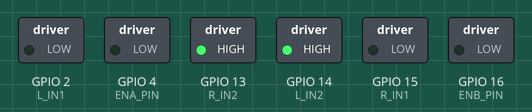
This program was run on a simulated ESP32. Parts: switched loads named in the program (green lamp = pin HIGH). What the program prints to the serial monitor is not drawn.

Above: at 3.05 s.
At 4.5 s:
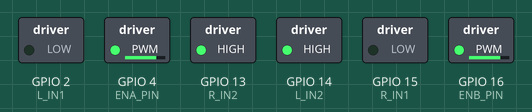
At 6.0 s:
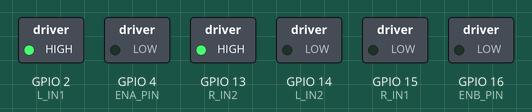
At 8.95 s:
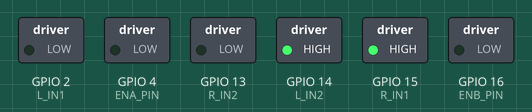
At 11.25 s:
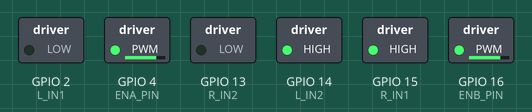
At 14.25 s:
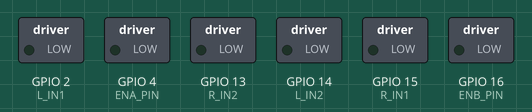
Timing chart, 0 to 16.0 s (numbered marks = the images above):
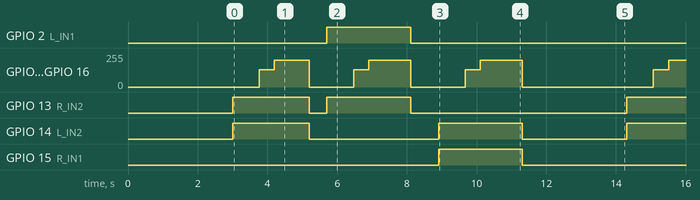

Measured:
- by itself, GPIO 2 (L_IN1), GPIO 15 (R_IN1): alternates HIGH for 2.4 s and LOW for 8.9 s
- by itself, GPIO 13 (R_IN2): repeats every 11.3 s: LOW 0.50 s, HIGH 2.4 s, LOW 6.2 s, HIGH 2.2 s
- by itself, GPIO 14 (L_IN2): repeats every 11.3 s: LOW 3.7 s, HIGH 2.4 s, LOW 3.0 s, HIGH 2.2 s
- by itself, GPIO 4 (ENA_PIN), GPIO 16 (ENB_PIN): 0/255 → 128/255 at 3.8 s, → 199/255 0.43 s later, → 0/255 1.0 s later, → 128/255 1.3 s later, … (31 changes in this stretch)

The program:

main.cpp
```cpp
#include <Arduino.h>

#define ENA_PIN 4
#define ENB_PIN 16
#define L_IN1 2
#define L_IN2 14
#define R_IN1 15
#define R_IN2 13
#define ENA_CH 0
#define ENB_CH 1
#define LEDC_FREQ 5000
#define LEDC_RES 8

bool rightFlip = false;

void setDirectionRaw(bool isRight, int dir) {
  int eff = dir;
  if (isRight && rightFlip) eff = -eff;
  uint8_t a = isRight ? R_IN1 : L_IN1;
  uint8_t b = isRight ? R_IN2 : L_IN2;
  if (eff > 0) { digitalWrite(a, LOW); digitalWrite(b, HIGH); }
  else if (eff < 0) { digitalWrite(a, HIGH); digitalWrite(b, LOW); }
  else { digitalWrite(a, LOW); digitalWrite(b, LOW); }
}

void attachAndZeroPwm() {
  pinMode(ENA_PIN, OUTPUT);
  pinMode(ENB_PIN, OUTPUT);
  digitalWrite(ENA_PIN, LOW);
  digitalWrite(ENB_PIN, LOW);
  ledcSetup(ENA_CH, LEDC_FREQ, LEDC_RES);
  ledcSetup(ENB_CH, LEDC_FREQ, LEDC_RES);
  ledcAttachPin(ENA_PIN, ENA_CH);
  ledcAttachPin(ENB_PIN, ENB_CH);
  ledcWrite(ENA_CH, 0);
  ledcWrite(ENB_CH, 0);
}

void applyPwmBoth(int leftVal, int rightVal) {
  ledcWrite(ENA_CH, leftVal);
  ledcWrite(ENB_CH, rightVal);
}

void rampTo(int leftTarget, int rightTarget, int stepDelay = 6) {
  int curL = ledcRead(ENA_CH);
  int curR = ledcRead(ENB_CH);
  while (curL != leftTarget || curR != rightTarget) {
    if (curL < leftTarget) curL++;
    else if (curL > leftTarget) curL--;
    if (curR < rightTarget) curR++;
    else if (curR > rightTarget) curR--;
    applyPwmBoth(curL, curR);
    delay(stepDelay);
  }
}

void stopBoth() {
  applyPwmBoth(0, 0);
  setDirectionRaw(false, 0);
  setDirectionRaw(true, 0);
}

void setup() {
  pinMode(L_IN1, OUTPUT);
  pinMode(L_IN2, OUTPUT);
  pinMode(R_IN1, OUTPUT);
  pinMode(R_IN2, OUTPUT);
  Serial.begin(115200);
  attachAndZeroPwm();
  stopBoth();
  Serial.println("Ready. Type 'i' within 3s to invert right motor.");
  unsigned long start = millis();
  while (millis() - start < 3000 && Serial.available() == 0) delay(10);
  if (Serial.available()) {
    char c = Serial.read();
    if (c == 'i' || c == 'I') { rightFlip = !rightFlip; Serial.print("rightFlip="); Serial.println(rightFlip); }
  }
}

void loop() {
  setDirectionRaw(false, 1);
  setDirectionRaw(true, 1);
  rampTo(200, 200);
  delay(1000);
  stopBoth();
  delay(500);
  setDirectionRaw(false, -1);
  setDirectionRaw(true, 1);
  rampTo(200, 200);
  delay(1200);
  stopBoth();
  delay(800);
  setDirectionRaw(false, 1);
  setDirectionRaw(true, -1);
  rampTo(200, 200);
  delay(1200);
  stopBoth();
  delay(3000);
}
```
